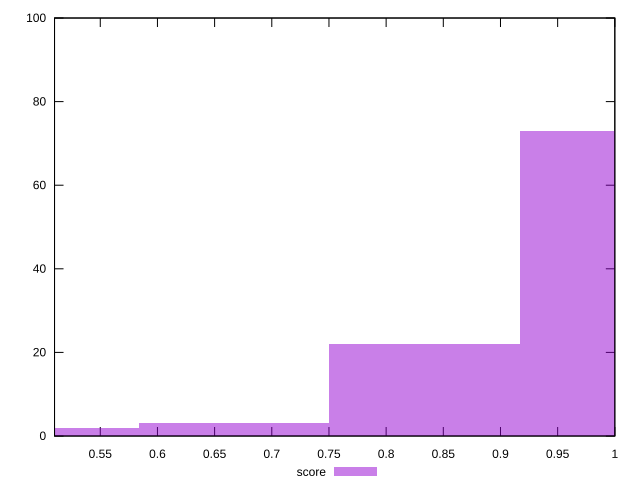

Write the gnuplot code that produced this figure.
reset

$score <<EOF
1.0003091848097918 73
0.8335909873414932 22
0.6668727898731945 3
0.5001545924048959 2
EOF

set key outside below
set boxwidth 0.16671819746829863
set xrange [0.51:1]
set yrange [0:100]
set trange [0:100]
set style fill transparent solid 0.5 noborder
set terminal svg size 640, 490 enhanced background rgb 'white'
set output "report_00015_2021-02-09T16-11-33.973Z/mainthread-work-breakdown/samples/pages+cached+noadtech+nomedia+nocss/score/histogram.svg"

plot $score title "score" with boxes

reset
